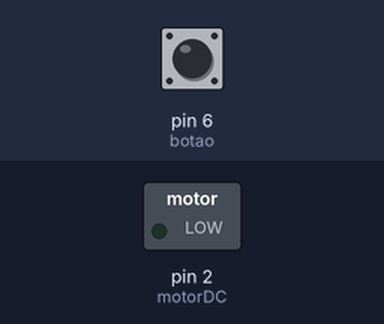
The sketch below on a simulated Arduino Uno, built with avr-gcc and run on an emulated ATmega328P. On the bench: switched loads named in the sketch (green lamp = pin HIGH). Inputs (shaded band) come from the test bench; at power-on: pin 6 (botao) HIGH.

Above: at 1.2 s.
1.3 s: pin 6 (botao) pulled LOW for 0.15 s
At 1.37 s:
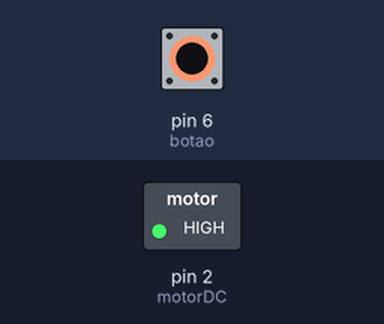
2.9 s: pin 6 (botao) pulled LOW for 3.2 s
At 6.4 s:
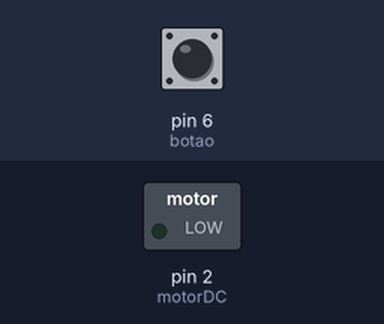
Timing chart, 0 to 7.9 s (numbered marks = the images above; inputs shaded):
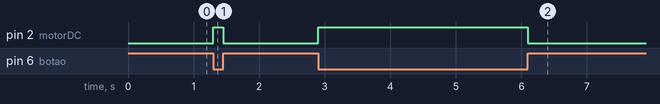

Measured:
- after the input at 1.3 s, pin 2 (motorDC): LOW → HIGH at once, → LOW 0.15 s later
- after the input at 2.9 s, pin 2 (motorDC): LOW → HIGH at once, → LOW 3.2 s later

The sketch:

11-motorDCEnquantoApertaBotao.ino
```cpp
int motorDC = 2;
int botao = 6;

void setup() {
  pinMode(2, OUTPUT);
  digitalWrite(motorDC, LOW);
  pinMode(6, INPUT_PULLUP);

}

void loop() {
  while(digitalRead(botao) == LOW) {
    //delay(20);
    digitalWrite(motorDC, HIGH);
  }

  digitalWrite(motorDC, LOW);

}
```
